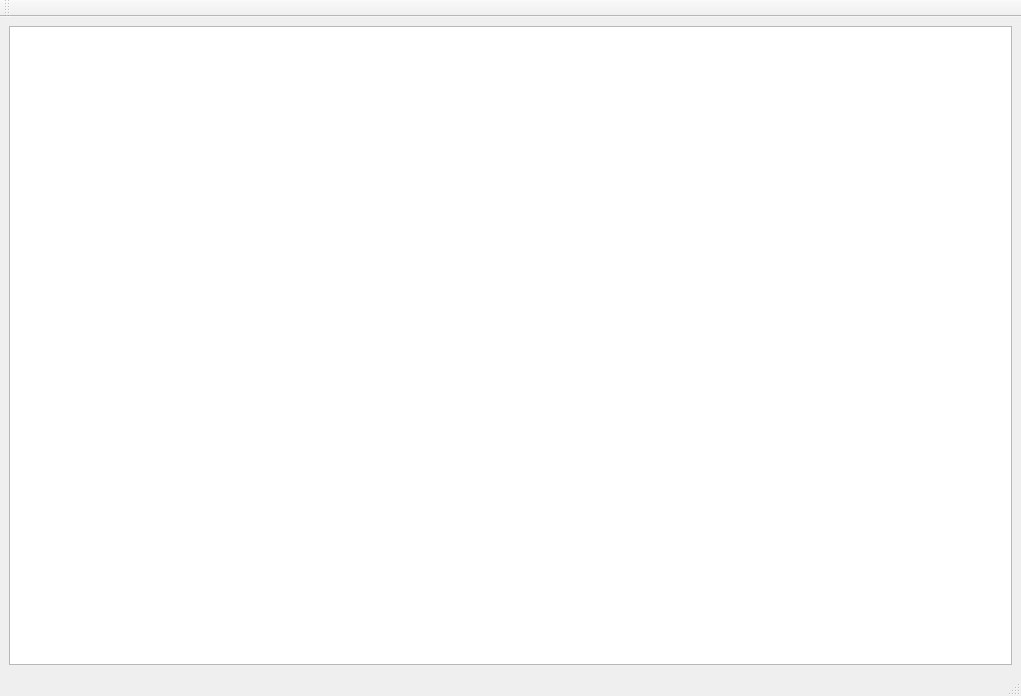
<?xml version="1.0" encoding="UTF-8"?>
<ui version="4.0">
 <class>TableViewWidget</class>
 <widget class="QMainWindow" name="TableViewWidget">
  <property name="geometry">
   <rect>
    <x>0</x>
    <y>0</y>
    <width>1021</width>
    <height>696</height>
   </rect>
  </property>
  <property name="windowTitle">
   <string>TableViewer</string>
  </property>
  <widget class="QWidget" name="centralwidget">
   <layout class="QVBoxLayout" name="verticalLayout">
    <item>
     <layout class="QGridLayout" name="mainGridLayout">
      <item row="0" column="0">
       <widget class="QTableView" name="tableView">
        <property name="alternatingRowColors">
         <bool>true</bool>
        </property>
       </widget>
      </item>
     </layout>
    </item>
   </layout>
  </widget>
  <widget class="QStatusBar" name="statusbar"/>
  <widget class="QMenuBar" name="menubar">
   <property name="geometry">
    <rect>
     <x>0</x>
     <y>0</y>
     <width>1021</width>
     <height>21</height>
    </rect>
   </property>
  </widget>
  <widget class="QToolBar" name="toolBar">
   <property name="windowTitle">
    <string>toolBar</string>
   </property>
   <attribute name="toolBarArea">
    <enum>TopToolBarArea</enum>
   </attribute>
   <attribute name="toolBarBreak">
    <bool>false</bool>
   </attribute>
  </widget>
 </widget>
 <resources/>
 <connections/>
</ui>
